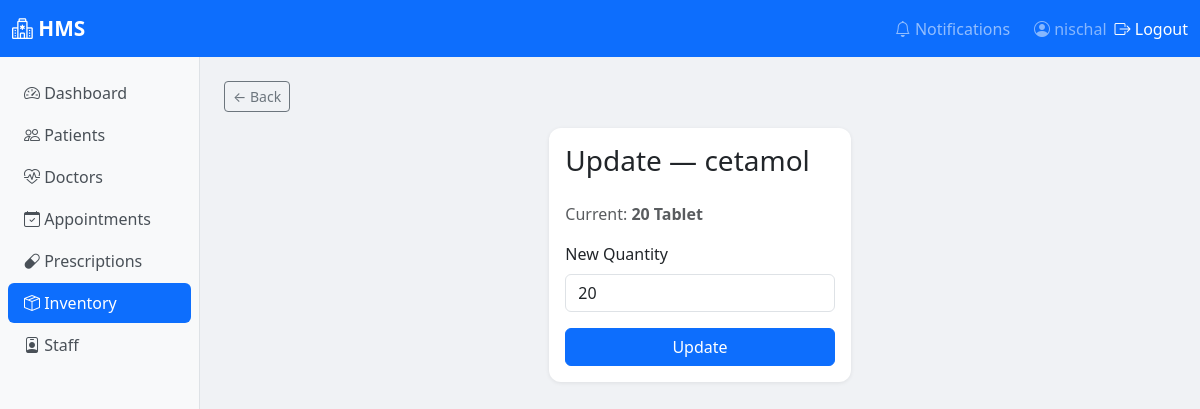
The app's page /inventory/1/quantity/ (signed in) with its own data.
### inventory/models.py (models this page shows, shortened)
class InventoryItem(models.Model):
    CATEGORY_CHOICES = [
        ('medicine',   'Medicine'),
        ('equipment',  'Equipment'),
        ('consumable', 'Consumable'),  # gloves, syringes, bandages
        ('other',      'Other'),
    ]
    UNIT_CHOICES = [
        ('tablet',  'Tablet'),
        ('bottle',  'Bottle'),
        ('box',     'Box'),
        ('piece',   'Piece'),
        ('ml',      'ML'),
        ('kg',      'KG'),
    ]
    name          = models.CharField(max_length=100)
    category      = models.CharField(max_length=20, choices=CATEGORY_CHOICES)
    unit          = models.CharField(max_length=20, choices=UNIT_CHOICES)
    quantity      = models.PositiveIntegerField(default=0)
    reorder_level = models.PositiveIntegerField(default=10)  # alert when below this
    expiry_date   = models.DateField()
    price_per_unit = models.DecimalField(max_digits=10, decimal_places=2)
    supplier      = models.ForeignKey(Supplier, on_delete=models.SET_NULL, null=True, blank=True)
    last_updated  = models.DateTimeField(auto_now=True)
    class Meta:
        ordering = ['name']

### inventory/views.py (the view)
# urls.py: path('<int:pk>/quantity/', views.update_quantity, name='update_quantity'),
def update_quantity(request,pk):
    item = get_object_or_404(InventoryItem, pk=pk)
    if request.method == 'POST':
        quantity = request.POST.get('quantity' , 0)
        item.quantity = quantity
        item.save()
        return redirect('inventory_list')
    return render(request, 'inventory/update_quantity.html', {'item': item})

### inventory/templates/inventory/update_quantity.html (shortened to what this page needs)
<!DOCTYPE html>
<html lang="en">
<head>
</head>
<body>{% extends 'base.html' %}
{% block nav_inventory %}active{% endblock %}
{% block content %}
<div class="mb-3">
    <a href="/inventory/" class="btn btn-outline-secondary btn-sm">← Back</a>
</div>
<div class="row justify-content-center">
    <div class="col-md-4">
        <div class="card">
            <div class="card-body">
                <h3 class="mb-4">Update — {{ item.name }}</h3>
                <p class="text-muted">Current: <strong>{{ item.quantity }} {{ item.get_unit_display }}</strong></p>
                <form method="post">
                    <div class="mb-3">
                        <label class="form-label">New Quantity</label>
                        <input type="number" name="quantity" value="{{ item.quantity }}" min="0" class="form-control">
                    </div>
                    <button class="btn btn-primary w-100">Update</button>
                </form>
            </div>
        </div>
    </div>
</div>
{% endblock %}

### templates/base.html (shortened to what this page needs)
<!DOCTYPE html>
<html lang="en">
<head>
    <link href="https://cdn.jsdelivr.net/npm/bootstrap@5.3.0/dist/css/bootstrap.min.css" rel="stylesheet">
    <link href="https://cdn.jsdelivr.net/npm/bootstrap-icons@1.10.0/font/bootstrap-icons.css" rel="stylesheet">
</head>
<body>
<nav class="navbar navbar-expand-lg navbar-dark bg-primary">
    <div class="container-fluid">
        <a class="navbar-brand" href="/dashboard/">
            <i class="bi bi-hospital"></i> HMS
        </a>
        <div class="collapse navbar-collapse" id="navbarNav">
            <ul class="navbar-nav ms-auto align-items-center">
                {% if user.is_authenticated %}
                    <li class="nav-item me-2">
                        <a class="nav-link" href="/notifications/">
                            <i class="bi bi-bell"></i> Notifications
                        </a>
                    </li>
                    <li class="nav-item">
                        <span class="nav-link text-white-50">
                            <i class="bi bi-person-circle"></i> {{ user.username }}
                        </span>
                    </li>
                    <li class="nav-item">
                        <form method="post" action="/logout/" class="d-inline">
                            <button type="submit" class="nav-link btn btn-link text-white p-0">
                             <i class="bi bi-box-arrow-right"></i> Logout
                            </button>
                        </form>
                    </li>
                {% else %}
                    <li class="nav-item">
                        <a class="nav-link" href="/login/">Login</a>
                    </li>
                {% endif %}
            </ul>
        </div>
    </div>
</nav>
<div class="container-fluid p-0">
    <div class="row g-0">
        {% if user.is_authenticated %}
        <div class="col-md-2 sidebar py-3 px-2">
            <nav class="nav flex-column">
                <a class="nav-link {% block nav_dashboard %}{% endblock %}" href="/dashboard/">
                    <i class="bi bi-speedometer2"></i> Dashboard
                </a>
                <a class="nav-link {% block nav_patients %}{% endblock %}" href="/patients/">
                    <i class="bi bi-people"></i> Patients
                </a>
                <a class="nav-link {% block nav_doctors %}{% endblock %}" href="/doctors/">
                    <i class="bi bi-heart-pulse"></i> Doctors
                </a>
                <a class="nav-link {% block nav_appointments %}{% endblock %}" href="/appointments/">
                    <i class="bi bi-calendar-check"></i> Appointments
                </a>
                <a class="nav-link {% block nav_prescriptions %}{% endblock %}" href="/prescriptions/">
                    <i class="bi bi-capsule"></i> Prescriptions
                </a>
                <a class="nav-link {% block nav_inventory %}{% endblock %}" href="/inventory/">
                    <i class="bi bi-box-seam"></i> Inventory
                </a>
                <a class="nav-link {% block nav_staff %}{% endblock %}" href="/staff/">
                    <i class="bi bi-person-badge"></i> Staff
                </a>
            </nav>
        </div>
        {% endif %}
        <div class="col-md-{% if user.is_authenticated %}10{% else %}12{% endif %} main-content p-4">
            {% block content %}{% endblock %}
        </div>
    </div>
</div>
</body>
</html>

### templates/base.html (style rules this page uses)
.navbar-brand { font-weight: 700; font-size: 1.3rem; }
.sidebar { min-height: calc(100vh - 56px); background: #f8f9fa; border-right: 1px solid #dee2e6; }
.sidebar .nav-link { color: #495057; border-radius: 6px; margin-bottom: 2px; }
.sidebar .nav-link.active { background: #0d6efd; color: white; }
.sidebar .nav-link i { width: 20px; }
.main-content { background: #f0f2f5; min-height: calc(100vh - 56px); }
.card { border: none; border-radius: 12px; box-shadow: 0 1px 4px rgba(0,0,0,0.08); }

### records on screen
InventoryItem: name "cetamol", quantity "20", unit "Tablet"

### other values on screen
{{ user.username }} "nischal"
